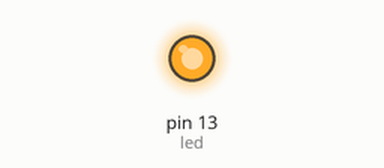
This sketch was run on a simulated Arduino Uno, built with avr-gcc and run on an emulated ATmega328P. On the bench: output pins drawn as LEDs (lit = HIGH).

Above: at 0.1 s.
Timing chart, 0 to 1.6 s (numbered marks = the images above):
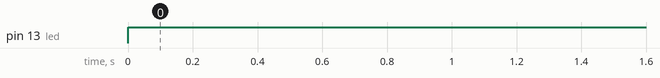

The sketch:

led.ino
```cpp
const int led = 13;
void setup() {
  Serial.begin(9600);
  pinMode(led,OUTPUT);
}

void loop() {
  digitalWrite(led,HIGH);
}
```

Measured:
- by itself, pin 13 (led): LOW → HIGH at 0.00 s
